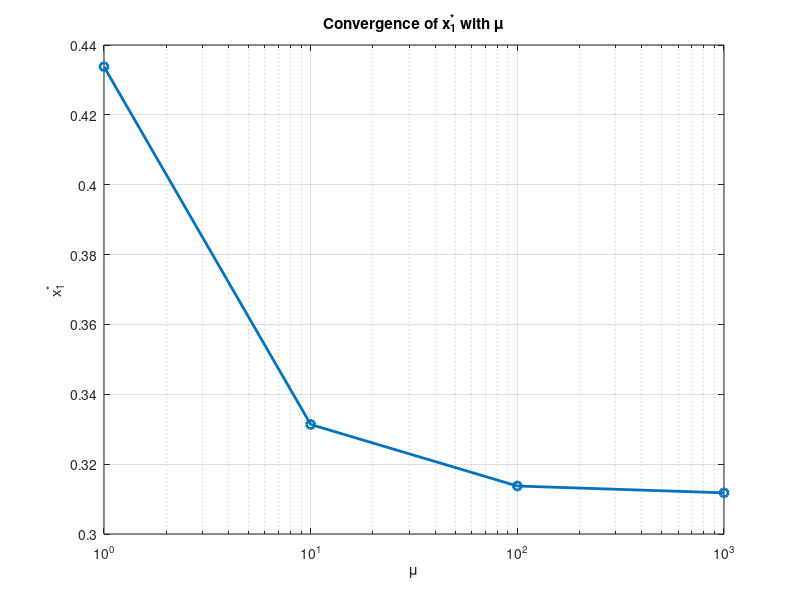
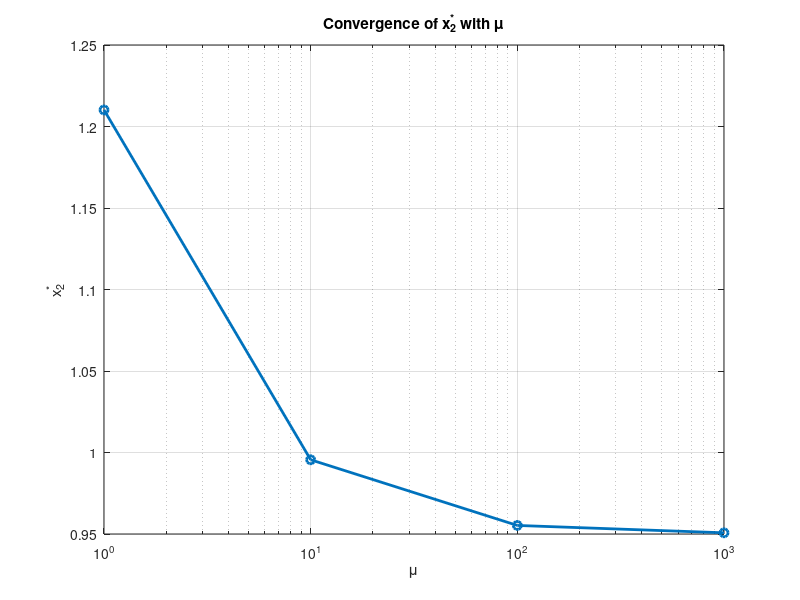

The MATLAB source for these figures, in order:
% Data for different mu values
muValues = [1, 10, 100, 1000];
x1_star = [0.433777, 0.331354, 0.313738, 0.311790];
x2_star = [1.210166, 0.995540, 0.955252, 0.950732];

% Plot x1* vs mu
figure;
semilogx(muValues, x1_star, '-o', 'LineWidth', 2);
xlabel('\mu');
ylabel('x_1^*');
title('Convergence of x_1^* with \mu');
grid on;

% Plot x2* vs mu
figure;
semilogx(muValues, x2_star, '-o', 'LineWidth', 2);
xlabel('\mu');
ylabel('x_2^*');
title('Convergence of x_2^* with \mu');
grid on;
